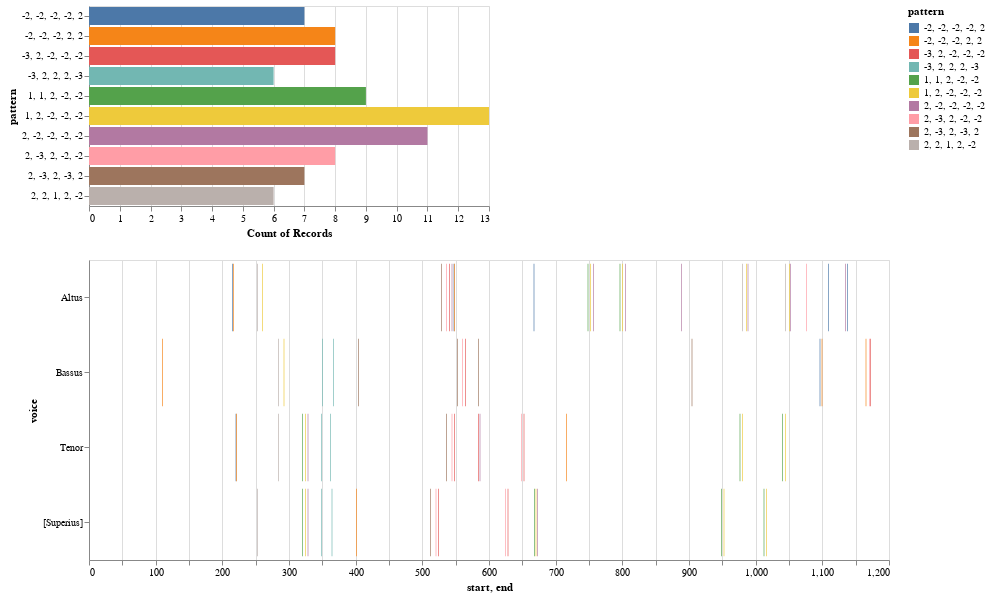

The code cell stored with this chart in its notebook:
### Markdown cell above
* We would pass the list of patterns into the `patterns` parametter.

### Code cell
viz_demo.plot_ngrams_heatmap(mel_ngrams, selected_patterns=mel_ngrams_top_patterns_list)

### Figure 1 — Vega-Lite specification as saved in the notebook (floating-point values rounded to 4 significant figures)
{"config": {"view": {"continuousWidth": 400, "continuousHeight": 300}}, "vconcat": [{"mark": "bar", "encoding": {"color": {"type": "nominal", "field": "pattern"}, "opacity": {"condition": {"value": 1, "selection": "selector022"}, "value": 0.2}, "x": {"type": "nominal", "aggregate": "count", "field": "pattern"}, "y": {"type": "nominal", "field": "pattern"}}, "selection": {"selector022": {"type": "multi", "fields": ["pattern"]}}}, {"mark": "bar", "encoding": {"color": {"type": "nominal", "field": "pattern"}, "opacity": {"condition": {"value": 1, "selection": "selector022"}, "value": 0.2}, "tooltip": [{"type": "quantitative", "field": "start"}, {"type": "quantitative", "field": "end"}, {"type": "nominal", "field": "pattern"}], "x": {"type": "quantitative", "field": "start"}, "x2": {"field": "end"}, "y": {"type": "nominal", "field": "voice"}}, "height": 300, "selection": {"selector022": {"type": "multi", "fields": ["pattern"]}, "selector023": {"type": "interval", "bind": "scales", "encodings": ["x", "y"]}}, "width": 800}], "data": {"name": "data-118b061d7ba366852f03239f3d90bcaf"}, "$schema": "https://vega.github.io/schema/vega-lite/v4.8.1.json", "datasets": {"data-118b061d7ba366852f03239f3d90bcaf": [{"start": 252.0, "voice": "[Superius]", "pattern": "2, 2, 1, 2, -2", "end": 253.0}, {"start": 320.0, "voice": "[Superius]", "pattern": "1, 1, 2, -2, -2", "end": 321.0}, {"start": 324.0, "voice": "[Superius]", "pattern": "1, 2, -2, -2, -2", "end": 325.0}, {"start": 328.0, "voice": "[Superius]", "pattern": "2, -2, -2, -2, -2", "end": 329.0}, {"start": 348.0, "voice": "[Superius]", "pattern": "-3, 2, 2, 2, -3", "end": 349.0}, {"start": 364.0, "voice": "[Superius]", "pattern": "-3, 2, 2, 2, -3", "end": 365.0}, {"start": 401.0, "voice": "[Superius]", "pattern": "-2, -2, -2, 2, 2", "end": 402.0}, {"start": 512.0, "voice": "[Superius]", "pattern": "2, -3, 2, -3, 2", "end": 513.0}, {"start": 520.0, "voice": "[Superius]", "pattern": "2, -3, 2, -2, -2", "end": 521.0}, {"start": 524.0, "voice": "[Superius]", "pattern": "-3, 2, -2, -2, -2", "end": 525.0}, {"start": 624.0, "voice": "[Superius]", "pattern": "2, -3, 2, -2, -2", "end": 625.0}, {"start": 628.0, "voice": "[Superius]", "pattern": "-3, 2, -2, -2, -2", "end": 629.0}, {"start": 668.0, "voice": "[Superius]", "pattern": "1, 1, 2, -2, -2", "end": 669.0}, {"start": 670.0, "voice": "[Superius]", "pattern": "1, 2, -2, -2, -2", "end": 671.0}, {"start": 672.0, "voice": "[Superius]", "pattern": "2, -2, -2, -2, -2", "end": 673.0}, {"start": 948.0, "voice": "[Superius]", "pattern": "1, 1, 2, -2, -2", "end": 949.0}, {"start": 952.0, "voice": "[Superius]", "pattern": "1, 2, -2, -2, -2", "end": 953.0}, {"start": 1012.0, "voice": "[Superius]", "pattern": "1, 1, 2, -2, -2", "end": 1013.0}, {"start": 1016.0, "voice": "[Superius]", "pattern": "1, 2, -2, -2, -2", "end": 1017.0}, {"start": 215.0, "voice": "Altus", "pattern": "-2, -2, -2, -2, 2", "end": 216.0}, {"start": 216.0, "voice": "Altus", "pattern": "-2, -2, -2, 2, 2", "end": 217.0}, {"start": 252.0, "voice": "Altus", "pattern": "2, 2, 1, 2, -2", "end": 253.0}, {"start": 260.0, "voice": "Altus", "pattern": "1, 2, -2, -2, -2", "end": 261.0}, {"start": 528.0, "voice": "Altus", "pattern": "2, -3, 2, -3, 2", "end": 529.0}, {"start": 536.0, "voice": "Altus", "pattern": "2, -3, 2, -2, -2", "end": 537.0}, {"start": 540.0, "voice": "Altus", "pattern": "-3, 2, -2, -2, -2", "end": 541.0}, {"start": 544.0, "voice": "Altus", "pattern": "2, -2, -2, -2, -2", "end": 545.0}, {"start": 547.0, "voice": "Altus", "pattern": "-2, -2, -2, -2, 2", "end": 548.0}, {"start": 548.0, "voice": "Altus", "pattern": "-2, -2, -2, 2, 2", "end": 549.0}, {"start": 667.0, "voice": "Altus", "pattern": "-2, -2, -2, -2, 2", "end": 668.0}, {"start": 748.0, "voice": "Altus", "pattern": "1, 1, 2, -2, -2", "end": 749.0}, {"start": 752.0, "voice": "Altus", "pattern": "1, 2, -2, -2, -2", "end": 753.0}, {"start": 756.0, "voice": "Altus", "pattern": "2, -2, -2, -2, -2", "end": 757.0}, {"start": 796.0, "voice": "Altus", "pattern": "1, 1, 2, -2, -2", "end": 797.0}, {"start": 800.0, "voice": "Altus", "pattern": "1, 2, -2, -2, -2", "end": 801.0}, {"start": 804.0, "voice": "Altus", "pattern": "2, -2, -2, -2, -2", "end": 805.0}, {"start": 888.0, "voice": "Altus", "pattern": "2, -2, -2, -2, -2", "end": 889.0}, {"start": 980.0, "voice": "Altus", "pattern": "2, 2, 1, 2, -2", "end": 981.0}, {"start": 986.0, "voice": "Altus", "pattern": "1, 2, -2, -2, -2", "end": 987.0}, {"start": 988.0, "voice": "Altus", "pattern": "2, -2, -2, -2, -2", "end": 989.0}, {"start": 1044.0, "voice": "Altus", "pattern": "2, 2, 1, 2, -2", "end": 1045.0}, {"start": 1050.0, "voice": "Altus", "pattern": "1, 2, -2, -2, -2", "end": 1051.0}, {"start": 1052.0, "voice": "Altus", "pattern": "2, -2, -2, -2, -2", "end": 1053.0}, {"start": 1076.0, "voice": "Altus", "pattern": "2, -3, 2, -2, -2", "end": 1077.0}, {"start": 1109.0, "voice": "Altus", "pattern": "-2, -2, -2, -2, 2", "end": 1110.0}, {"start": 1134.0, "voice": "Altus", "pattern": "2, -2, -2, -2, -2", "end": 1135.0}, {"start": 1137.0, "voice": "Altus", "pattern": "-2, -2, -2, -2, 2", "end": 1138.0}, {"start": 220.0, "voice": "Tenor", "pattern": "-2, -2, -2, -2, 2", "end": 221.0}, {"start": 221.0, "voice": "Tenor", "pattern": "-2, -2, -2, 2, 2", "end": 222.0}, {"start": 284.0, "voice": "Tenor", "pattern": "2, 2, 1, 2, -2", "end": 285.0}, {"start": 320.0, "voice": "Tenor", "pattern": "1, 1, 2, -2, -2", "end": 321.0}, {"start": 324.0, "voice": "Tenor", "pattern": "1, 2, -2, -2, -2", "end": 325.0}, {"start": 328.0, "voice": "Tenor", "pattern": "2, -2, -2, -2, -2", "end": 329.0}, {"start": 348.0, "voice": "Tenor", "pattern": "-3, 2, 2, 2, -3", "end": 349.0}, {"start": 362.0, "voice": "Tenor", "pattern": "-3, 2, 2, 2, -3", "end": 363.0}, {"start": 536.0, "voice": "Tenor", "pattern": "2, -3, 2, -3, 2", "end": 537.0}, {"start": 544.0, "voice": "Tenor", "pattern": "2, -3, 2, -2, -2", "end": 545.0}, {"start": 548.0, "voice": "Tenor", "pattern": "-3, 2, -2, -2, -2", "end": 549.0}, {"start": 584.0, "voice": "Tenor", "pattern": "-3, 2, -2, -2, -2", "end": 585.0}, {"start": 586.0, "voice": "Tenor", "pattern": "2, -2, -2, -2, -2", "end": 587.0}, {"start": 648.0, "voice": "Tenor", "pattern": "2, -3, 2, -2, -2", "end": 649.0}, {"start": 652.0, "voice": "Tenor", "pattern": "-3, 2, -2, -2, -2", "end": 653.0}, {"start": 716.0, "voice": "Tenor", "pattern": "-2, -2, -2, 2, 2", "end": 717.0}, {"start": 976.0, "voice": "Tenor", "pattern": "1, 1, 2, -2, -2", "end": 977.0}, {"start": 980.0, "voice": "Tenor", "pattern": "1, 2, -2, -2, -2", "end": 981.0}, {"start": 1040.0, "voice": "Tenor", "pattern": "1, 1, 2, -2, -2", "end": 1041.0}, {"start": 1044.0, "voice": "Tenor", "pattern": "1, 2, -2, -2, -2", "end": 1045.0}, {"start": 110.0, "voice": "Bassus", "pattern": "-2, -2, -2, 2, 2", "end": 111.0}, {"start": 284.0, "voice": "Bassus", "pattern": "2, 2, 1, 2, -2", "end": 285.0}, {"start": 292.0, "voice": "Bassus", "pattern": "1, 2, -2, -2, -2", "end": 293.0}, {"start": 350.0, "voice": "Bassus", "pattern": "-3, 2, 2, 2, -3", "end": 351.0}, {"start": 366.0, "voice": "Bassus", "pattern": "-3, 2, 2, 2, -3", "end": 367.0}, {"start": 404.0, "voice": "Bassus", "pattern": "2, -3, 2, -3, 2", "end": 405.0}, {"start": 552.0, "voice": "Bassus", "pattern": "2, -3, 2, -3, 2", "end": 553.0}, {"start": 560.0, "voice": "Bassus", "pattern": "2, -3, 2, -2, -2", "end": 561.0}, {"start": 564.0, "voice": "Bassus", "pattern": "-3, 2, -2, -2, -2", "end": 565.0}, {"start": 584.0, "voice": "Bassus", "pattern": "2, -3, 2, -3, 2", "end": 585.0}, {"start": 904.0, "voice": "Bassus", "pattern": "2, -3, 2, -3, 2", "end": 905.0}, {"start": 1096.0, "voice": "Bassus", "pattern": "-2, -2, -2, -2, 2", "end": 1097.0}, {"start": 1099.0, "voice": "Bassus", "pattern": "-2, -2, -2, 2, 2", "end": 1100.0}, {"start": 1165.0, "voice": "Bassus", "pattern": "-2, -2, -2, 2, 2", "end": 1166.0}, {"start": 1170.0, "voice": "Bassus", "pattern": "2, -3, 2, -2, -2", "end": 1171.0}, {"start": 1172.0, "voice": "Bassus", "pattern": "-3, 2, -2, -2, -2", "end": 1173.0}]}}
